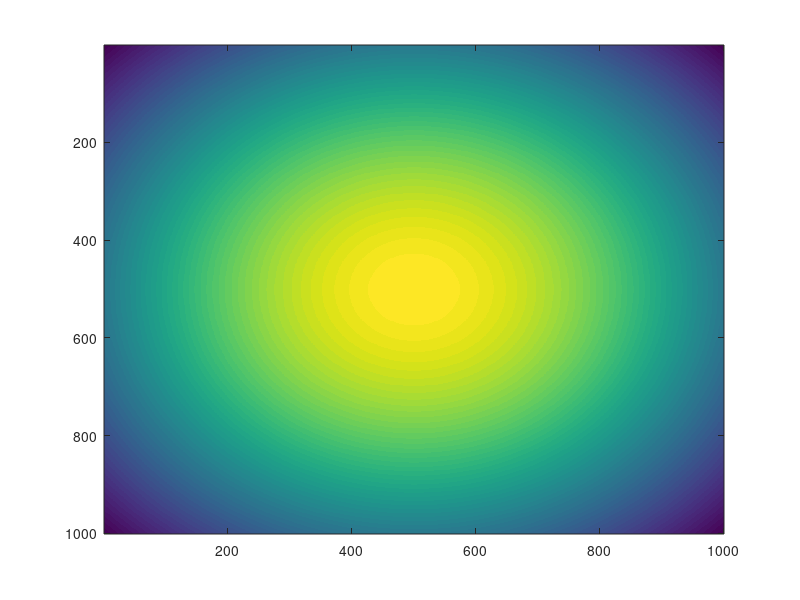
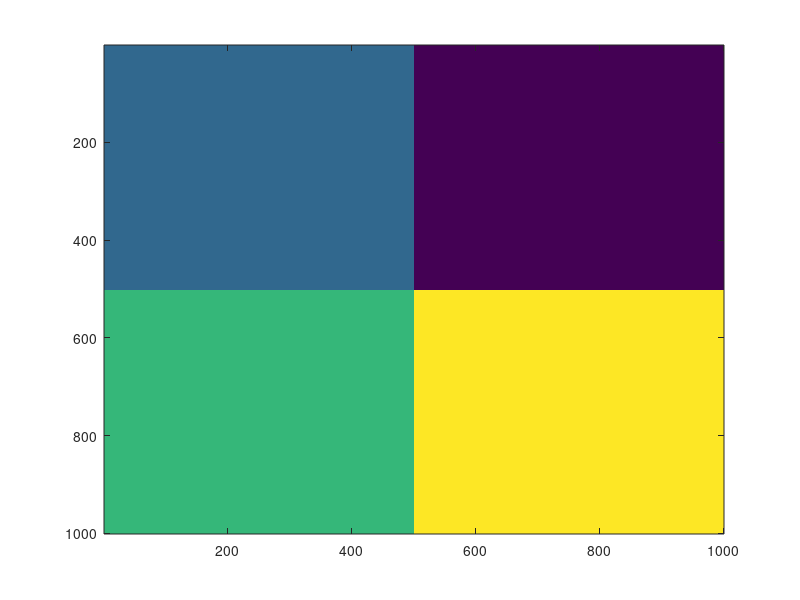

MATLAB code for these plots, in order: (Note: this script raises an error after producing the figures.)
close all;clear;clc;
% parameters
lambda=266e-6;  % 266nm=266e-6mm
width=10;  % 10mm

H=1001; % number of pixels, be odd 
V=H;
y=linspace(-(width/2),(width/2),V);
x=linspace(-(width/2),(width/2),H);
[X,Y]=meshgrid(x,y); % coordinate system
[theta,r]=cart2pol(X,Y);

w0=0.8*width;  % gaussian beam waist
U0=exp(-r.^2/w0.^2);

figure;
imagesc(U0); 

ph1=ones(501)*pi;
ph2=ones(500,501)*pi;
ph3=ones(501,500)*pi;
ph4=ones(500)*pi;
phmask=[0.5*ph1 0*ph3;ph2 1.5*ph4];

figure;
imagesc(phmask);  % the phase distribution of the phase plate 

f=20000;   % focus length 20000mm=20m, for shorter wavelength about 1-10 nm, the focus distance should be about 0.01-0.1m
T=pi/lambda/(f)*(Y.^2+X.^2); % lens phase
U=U0.*exp(-1i*phmask);
out=diffraction_tool(lambda,U.*exp(-1i*T),x,H,f);  % use the function of diffraction tool 
I=abs(out).^2;

% The remaining code is for plotting/visualisation purposes only
figure
imagesc([-5,5],[-5,5],I);
figure
imagesc([-5,5],[-5,5],angle(out));

figure
imagesc([-1,1],[-1,1],I(401:601,401:601)) % central domain of the image
figure
imagesc([-1,1],[-1,1],angle(out(401:601,401:601)))
